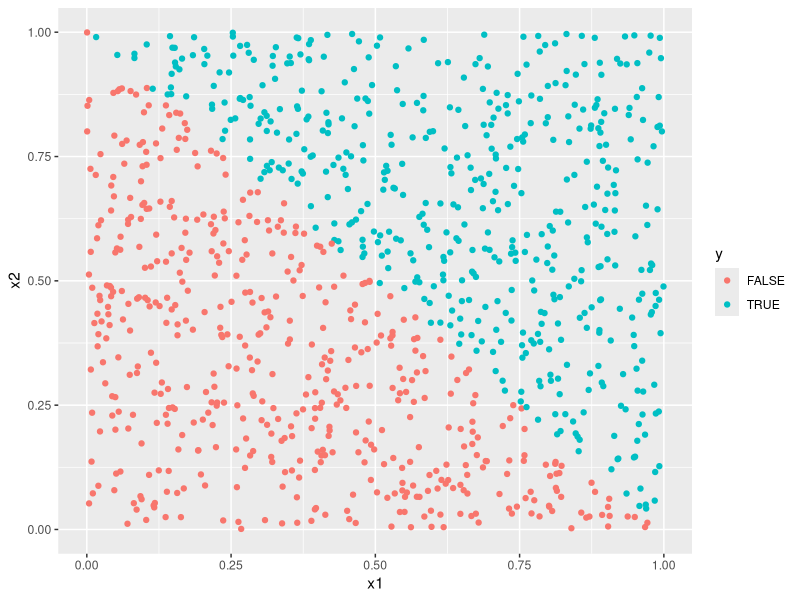
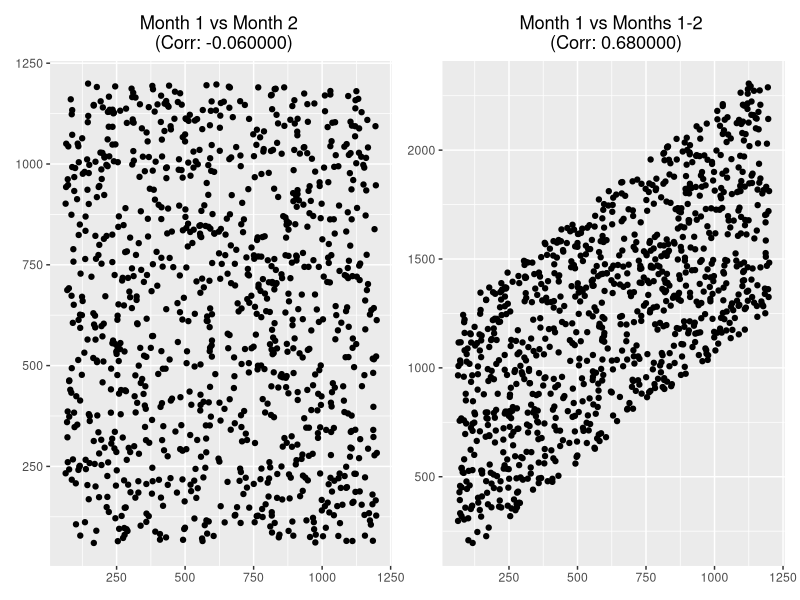
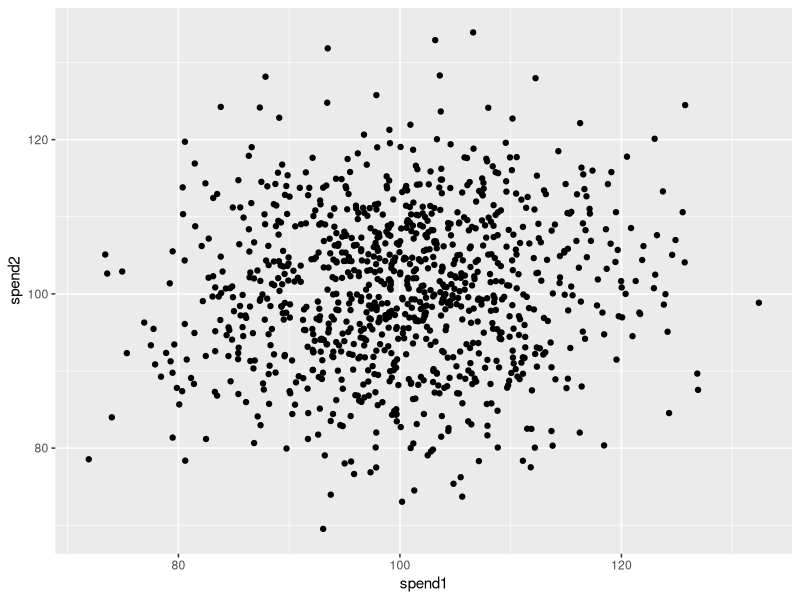

Source code (R) for these figures, in order:
## ---- chunk 1
set.seed(123)

n <- 1000
x1 <- runif(n)
x2 <- runif(n)
y <- x1 + x2 > 1
df <- data.frame(x1, x2, y)

with(df, cor(x1, x2))
with(df[df$y,], cor(x1, x2))
## ---- chunk 2
library(ggplot2)

ggplot(df) +
  aes(x = x1, y = x2, col = y) +
  geom_point()
## ---- chunk 3
n <- 1000
minutes_month1 <- runif(n, 60, 1200)
minutes_month2 <- runif(n, 60, 1200) 
minutes_tot <- minutes_month1 + minutes_month2
df <- data.frame(minutes_month1, minutes_month2, minutes_tot)
## ---- chunk 4
corr_sep <- cor(minutes_month1, minutes_month2)
corr_sum <- cor(minutes_month1, minutes_tot)
## ---- chunk 5
library(ggplot2)
library(patchwork)

gg_sep <- 
  ggplot(df) +
  aes(minutes_month1, minutes_month2) +
  geom_point() +
  labs(title = sprintf('Month 1 vs Month 2 \n (Corr: %f)', round(corr_sep, 2))) +
  theme(
    axis.title = element_blank(),
    plot.title = element_text(hjust = 0.5))

gg_sum <-
  ggplot(df) +
  aes(minutes_month1, minutes_tot) +
  geom_point() +
  labs(title = sprintf('Month 1 vs Months 1-2 \n (Corr: %f)', round(corr_sum, 2))) +
  theme(
    axis.title = element_blank(),
    plot.title = element_text(hjust = 0.5))

gg_sep + gg_sum
## ---- chunk 6
set.seed(123)

n <- 1000
x <- rnorm(n)

random_test <- function(x) {
  
  indices <- sample(1:length(x), length(x)/2, replace = FALSE)
  group1 <- x[indices]
  group2 <- x[-indices]
  tt <- t.test(group1, group2)
  return(tt$p.value)
  
}

p <- vapply(1:10000, FUN = function(...) {random_test(x)}, FUN.VALUE = numeric(1))
sum(p < 0.05)
## ---- chunk 7
n_obsv <- 1000
n_vars <- 100
mat_cat <- matrix(
  data = rbinom(n_obsv * n_vars, 1, 0.5),
  nrow = n_obsv,
  ncol = n_vars
  )
mat_all <- cbind(x, mat_cat)
df <- as.data.frame(mat_all)
names(df) <- c("x", paste0("v", 1:n_vars))
head(df)
## ---- chunk 8
t.test(x ~ v1, data = df)$p.value
t.test(x ~ v2, data = df)$p.value
t.test(x ~ v3, data = df)$p.value
t.test(x ~ v4, data = df)$p.value
# etc.
## ---- chunk 9
t.test(x ~ v1, data = df[1:(n_obsv/2),])$p.value
t.test(x ~ v2, data = df[1:(n_obsv/2),])$p.value
t.test(x ~ v3, data = df[1:(n_obsv/2),])$p.value
t.test(x ~ v4, data = df[1:(n_obsv/2),])$p.value
t.test(x ~ v5, data = df[1:(n_obsv/2),])$p.value
t.test(x ~ v6, data = df[1:(n_obsv/2),])$p.value
t.test(x ~ v7, data = df[1:(n_obsv/2),])$p.value
t.test(x ~ v8, data = df[1:(n_obsv/2),])$p.value
t.test(x ~ v9, data = df[1:(n_obsv/2),])$p.value
t.test(x ~ v10, data = df[1:(n_obsv/2),])$p.value
t.test(x ~ v11, data = df[1:(n_obsv/2),])$p.value
t.test(x ~ v12, data = df[1:(n_obsv/2),])$p.value
t.test(x ~ v13, data = df[1:(n_obsv/2),])$p.value
t.test(x ~ v14, data = df[1:(n_obsv/2),])$p.value
t.test(x ~ v15, data = df[1:(n_obsv/2),])$p.value
t.test(x ~ v16, data = df[1:(n_obsv/2),])$p.value
t.test(x ~ v17, data = df[1:(n_obsv/2),])$p.value
t.test(x ~ v18, data = df[1:(n_obsv/2),])$p.value
t.test(x ~ v19, data = df[1:(n_obsv/2),])$p.value
## ---- chunk 10
t.test(x ~ v18, data = df[(n_obsv/2 + 1):n_obsv,])$p.value
## ---- chunk 11
set.seed(123)

n  <- 1000
mu <- 100
sd <- 10
spend1 <- rnorm(n, mu, sd)
spend2 <- rnorm(n, mu, sd)

df <- data.frame(spend1, spend2)
## ---- chunk 12
library(dplyr)

df %>% 
  group_by(spend1 > mu) %>%
  summarize_at(vars(starts_with("spend")), mean) %>%
  mutate(pct_change = round((spend2 - spend1) / spend1, 3))
## ---- chunk 13
df %>%
  mutate(spend1_bin = cut(spend1, 5)) %>%
  group_by(spend1_bin) %>%
  summarize_at(vars(starts_with("spend")), mean) %>%
  mutate(pct_change = round((spend2 - spend1) / spend1, 3))
## ---- chunk 14
df %>%
  mutate(spend1_bin = cut(spend1, 5)) %>%
  group_by(spend1_bin) %>%
  summarize(corr = cor(spend1, spend2))
## ---- chunk 15
mean(spend1 > spend2)
mean(spend1 < spend2)
## ---- chunk 16
sum((spend1 > mu) * (spend1 > spend2)) / sum(spend1 > mu)
sum((spend1 < mu) * (spend1 < spend2)) / sum(spend1 > mu)
## ---- chunk 17
library(ggplot2)

ggplot(df) +
  aes(x = spend1, y = spend2) + 
  geom_point()
## ---- chunk 18
set.seed(123)
t <- t.test(rnorm(100), rnorm(100))
print(t)
t$p.value
## ---- chunk 19
pvals <- vapply(1:1000, FUN = function(x) t.test(rnorm(100), rnorm(100))$p.value, FUN.VALUE = numeric(1)) 
alpha <- 0.05
sum(pvals > (1-alpha/2) | pvals < alpha/2) / length(pvals)
## ---- chunk 20
get_prop_sign <- function(n = 1000, alpha = 0.05) {

  pvals <- vapply(1:n, FUN = function(x) t.test(rnorm(100), rnorm(100))$p.value, FUN.VALUE = numeric(1))
  prop <- sum(pvals > (1-alpha/2) | pvals < alpha/2) / length(pvals)
  return(prop)

}
